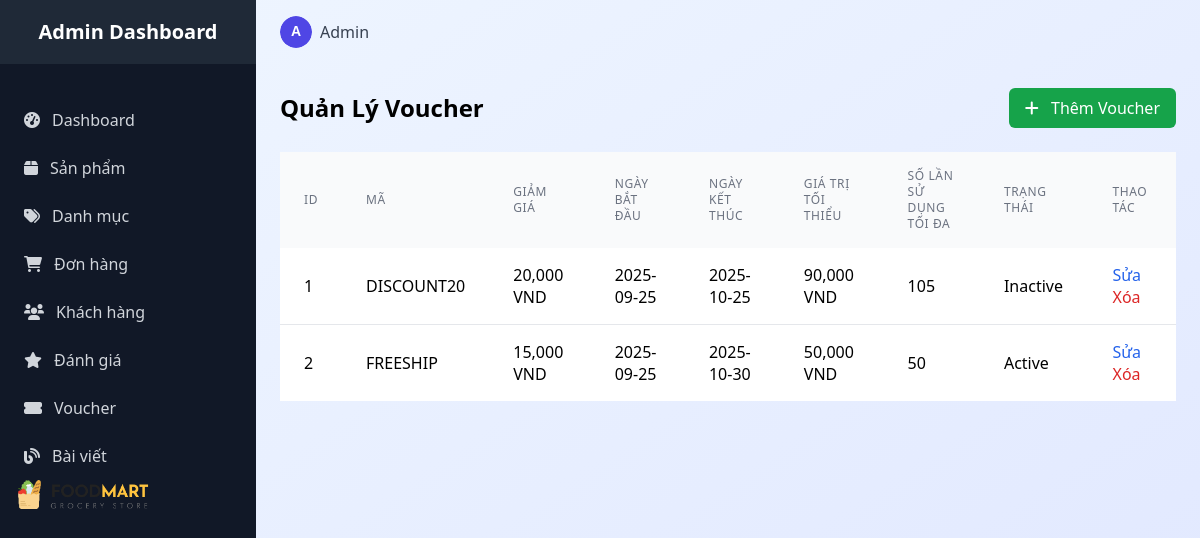
Page /admin/admin_voucher/index (signed in) on the earlier database version.
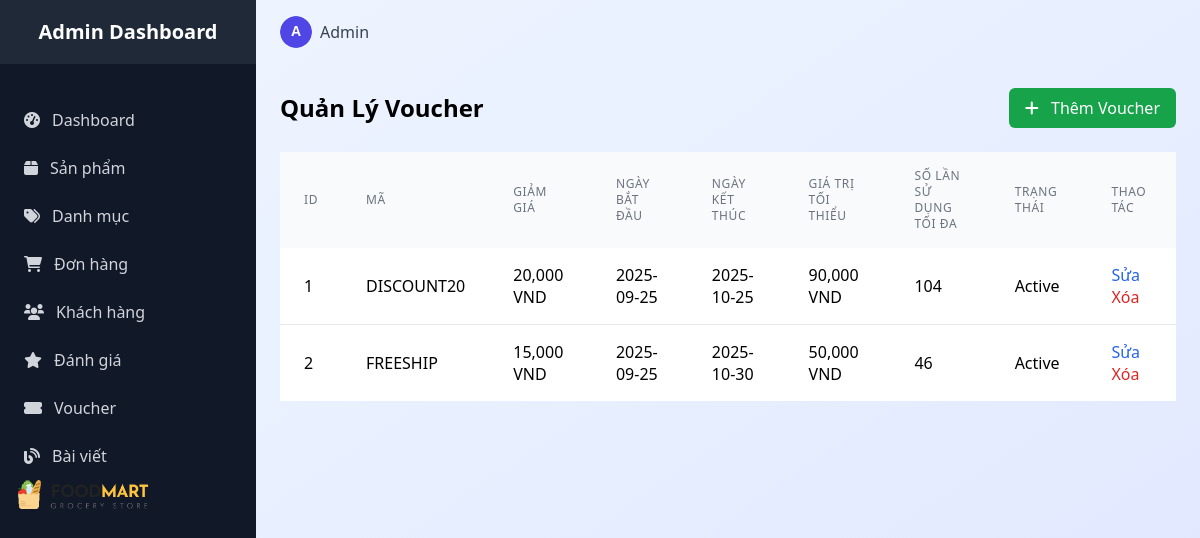
Same page on the later database version.
### tables this page shows
CREATE TABLE `vouchers` (
  `id` int(11) NOT NULL,
  `code` varchar(50) NOT NULL,
  `discount_amount` int(11) NOT NULL,
  `start_date` date NOT NULL,
  `end_date` date NOT NULL,
  `min_order_value` int(11) DEFAULT 0,
  `max_usage` int(11) DEFAULT 1,
  `status` tinyint(1) DEFAULT 1 COMMENT '1=active, 0=inactive',
  `created_at` timestamp NOT NULL DEFAULT current_timestamp(),
  `updated_at` timestamp NOT NULL DEFAULT current_timestamp() ON UPDATE current_timestamp()
);

### controllers/admin/Admin_voucherController.php (called while the page is built, shortened)
<?php
require_once 'models/VoucherModel.php';
class Admin_voucherController extends Controller {
    private $model;
    public function __construct() {
        $this->model = new VoucherModel();
    }
    public function index() {
        $vouchers = $this->model->getAllVouchers();
        $data = [
            'vouchers' => $vouchers,
            'current_time' => date('Y-m-d H:i:s')
        ];
        require_once ROOT . '/views/admin/voucher/voucher.php';
    }
}
?>

### index.php (called while the page is built, shortened)
<?php
require_once ROOT . "core" . DIRECTORY_SEPARATOR . "database.php";
$app = new App();

### core/database.php (called while the page is built, shortened)
<?php
class Database {
    public function __construct() {
        $this->conn = new mysqli(DB_HOST, DB_USER, DB_PASS, DB_NAME);
    }
}

### models/VoucherModel.php (called while the page is built, shortened)
<?php
require_once ROOT . "core/database.php";
class VoucherModel extends Database {
    public function getAllVouchers() {
        $sql = "SELECT * FROM vouchers ORDER BY id ASC";
        $result = $this->conn->query($sql);
        return $result->fetch_all(MYSQLI_ASSOC);
    }
}

### views/admin/voucher/voucher.php (the view, shortened to what the changed rows need)
<?php
$vouchers = $data['vouchers'] ?? [];
?>
<body class="bg-gradient-to-br from-blue-50 to-indigo-100 min-h-screen">
    <?php include ROOT . '/views/admin/layouts/sidebar.php'; ?>
    <div class="lg:ml-64">
        <?php include ROOT . '/views/admin/layouts/header.php'; ?>
        <main class="p-6">
            <div class="flex justify-between items-center mb-6">
                <h2 class="text-2xl font-bold">Quản Lý Voucher</h2>
            </div>
            <div class="overflow-x-auto custom-scrollbar">
                <table class="w-full table table-striped">
                    <thead class="bg-gray-50">
                        <tr>
                            <th class="px-6 py-4 text-left text-xs font-medium text-gray-500 uppercase tracking-wider">ID</th>
                            <th class="px-6 py-4 text-left text-xs font-medium text-gray-500 uppercase tracking-wider">Mã</th>
                            <th class="px-6 py-4 text-left text-xs font-medium text-gray-500 uppercase tracking-wider">Giảm giá</th>
                            <th class="px-6 py-4 text-left text-xs font-medium text-gray-500 uppercase tracking-wider">Ngày bắt đầu</th>
                            <th class="px-6 py-4 text-left text-xs font-medium text-gray-500 uppercase tracking-wider">Ngày kết thúc</th>
                            <th class="px-6 py-4 text-left text-xs font-medium text-gray-500 uppercase tracking-wider">Giá trị tối thiểu</th>
                            <th class="px-6 py-4 text-left text-xs font-medium text-gray-500 uppercase tracking-wider">Số lần sử dụng tối đa</th>
                            <th class="px-6 py-4 text-left text-xs font-medium text-gray-500 uppercase tracking-wider">Trạng thái</th>
                            <th class="px-6 py-4 text-left text-xs font-medium text-gray-500 uppercase tracking-wider">Thao tác</th>
                        </tr>
                    </thead>
                    <tbody class="bg-white divide-y divide-gray-200">
                        <?php if (empty($vouchers)): ?>
                            <tr>
                                <td colspan="9" class="px-6 py-4 text-center text-red-500">Không có voucher nào.</td>
                            </tr>
                        <?php else: ?>
                            <?php foreach ($vouchers as $voucher): ?>
                                <tr class="hover:bg-gray-50">
                                    <td class="px-6 py-4"><?php echo htmlspecialchars($voucher['id'] ?? ''); ?></td>
                                    <td class="px-6 py-4"><?php echo htmlspecialchars($voucher['code'] ?? ''); ?></td>
                                    <td class="px-6 py-4"><?php echo number_format($voucher['discount_amount'] ?? 0,); ?> VND</td>
                                    <td class="px-6 py-4"><?php echo htmlspecialchars($voucher['start_date'] ?? ''); ?></td>
                                    <td class="px-6 py-4"><?php echo htmlspecialchars($voucher['end_date'] ?? ''); ?></td>
                                    <td class="px-6 py-4"><?php echo number_format($voucher['min_order_value'] ?? 0,); ?> VND</td>
                                    <td class="px-6 py-4"><?php echo htmlspecialchars($voucher['max_usage'] ?? ''); ?></td>
                                    <td class="px-6 py-4"><?php echo $voucher['status'] ? 'Active' : 'Inactive'; ?></td>
                                    <td class="px-6 py-4">
                                        <a href="/FoodMartLab/admin/admin_voucher/edit/?id=<?php echo $voucher['id']; ?>" class="text-blue-600 hover:text-blue-800 mr-2">Sửa</a>
                                        <a href="/FoodMartLab/admin/admin_voucher/delete/?id=<?php echo $voucher['id']; ?>" class="text-red-600 hover:text-red-800" onclick="return confirm('Bạn có chắc chắn muốn xóa?')">Xóa</a>
                                    </td>
                                </tr>
                            <?php endforeach; ?>
                        <?php endif; ?>
                    </tbody>
                </table>
            </div>
        </main>
    </div>
</body>
</html>

Differences in the rows shown:
changed vouchers "DISCOUNT20": max_usage "105" → "104"; status "Inactive" → "Active"
changed vouchers "FREESHIP": max_usage "50" → "46"
